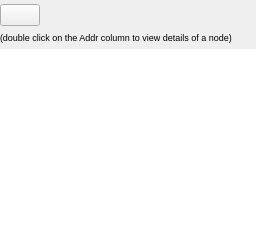
     <widget class="QWidget" name="tab_8">
      <attribute name="icon">
       <iconset theme="network-workgroup">
        <normaloff>../../../../../../../../.designer/backup</normaloff>../../../../../../../../.designer/backup</iconset>
      </attribute>
      <attribute name="title">
       <string>Nodes</string>
      </attribute>
      <layout class="QVBoxLayout" name="verticalLayout">
       <property name="leftMargin">
        <number>0</number>
       </property>
       <property name="topMargin">
        <number>4</number>
       </property>
       <property name="rightMargin">
        <number>0</number>
       </property>
       <property name="bottomMargin">
        <number>0</number>
       </property>
       <item>
        <layout class="QHBoxLayout" name="horizontalLayout_12">
         <item>
          <widget class="QPushButton" name="cmdNodesBack">
           <property name="text">
            <string/>
           </property>
           <property name="icon">
            <iconset theme="go-previous">
             <normaloff>../../../../../../../../../../../../../../../../../../../../../../../../../../.designer/backup</normaloff>../../../../../../../../../../../../../../../../../../../../../../../../../../.designer/backup</iconset>
           </property>
          </widget>
         </item>
         <item>
          <widget class="QLabel" name="nodesLabel">
           <property name="text">
            <string/>
           </property>
          </widget>
         </item>
         <item>
          <widget class="QLabel" name="ruleLabel_2">
           <property name="text">
            <string/>
           </property>
          </widget>
         </item>
         <item>
          <spacer name="nodesSpacer">
           <property name="orientation">
            <enum>Qt::Horizontal</enum>
           </property>
           <property name="sizeHint" stdset="0">
            <size>
             <width>40</width>
             <height>20</height>
            </size>
           </property>
          </spacer>
         </item>
        </layout>
       </item>
       <item>
        <widget class="QLabel" name="tipNodesLabel">
         <property name="text">
          <string>&lt;html&gt;&lt;head/&gt;&lt;body&gt;&lt;p&gt;&lt;span style=&quot; font-size:7pt;&quot;&gt;(double click on the Addr column to view details of a node)&lt;/span&gt;&lt;/p&gt;&lt;/body&gt;&lt;/html&gt;</string>
         </property>
        </widget>
       </item>
       <item>
        <widget class="QTableView" name="nodesTable">
         <property name="frameShape">
          <enum>QFrame::NoFrame</enum>
         </property>
         <property name="frameShadow">
          <enum>QFrame::Plain</enum>
         </property>
         <property name="sortingEnabled">
          <bool>true</bool>
         </property>
         <attribute name="horizontalHeaderStretchLastSection">
          <bool>true</bool>
         </attribute>
         <attribute name="verticalHeaderStretchLastSection">
          <bool>false</bool>
         </attribute>
        </widget>
       </item>
      </layout>
     </widget>
